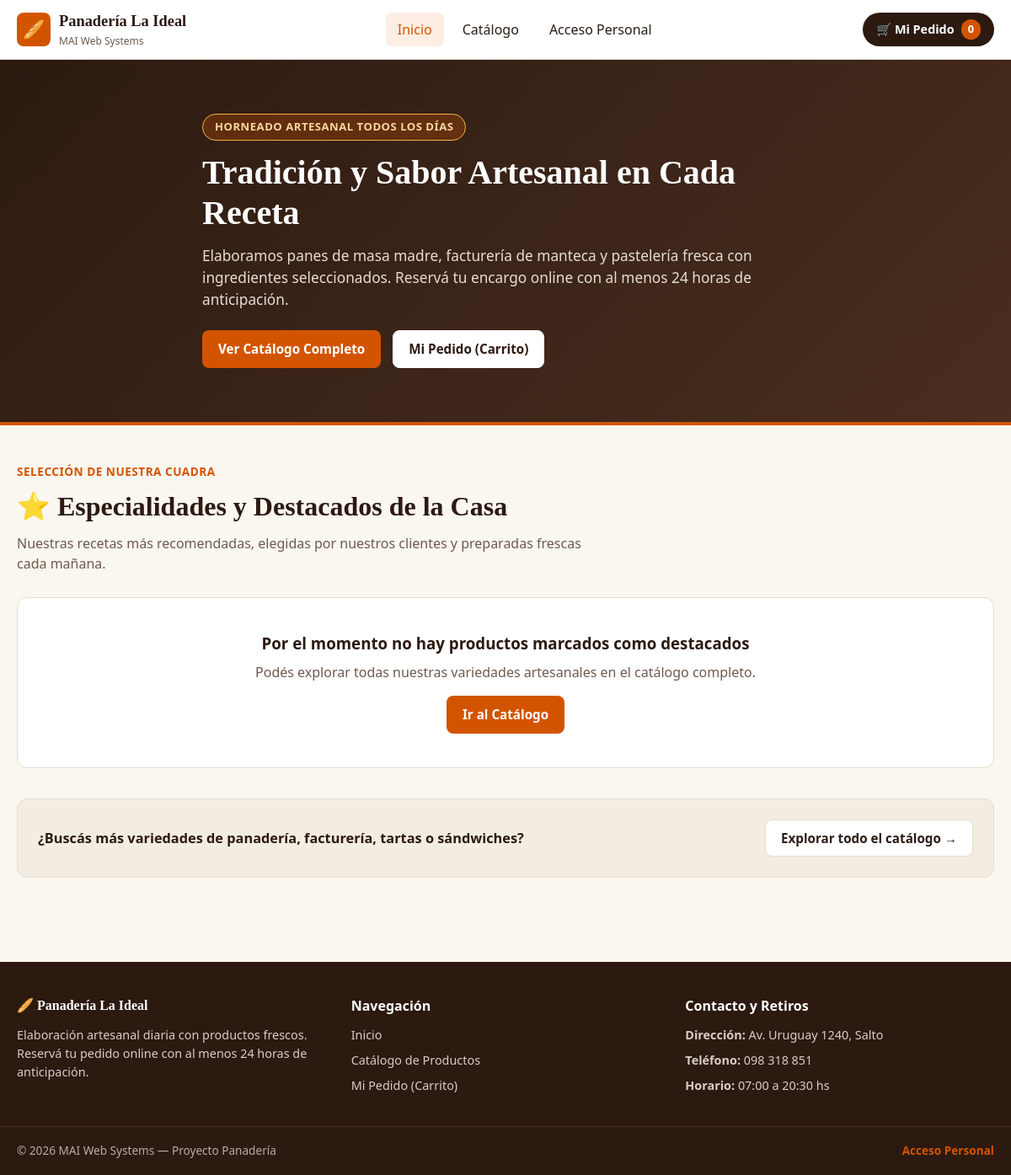
Before: / with the older database file.
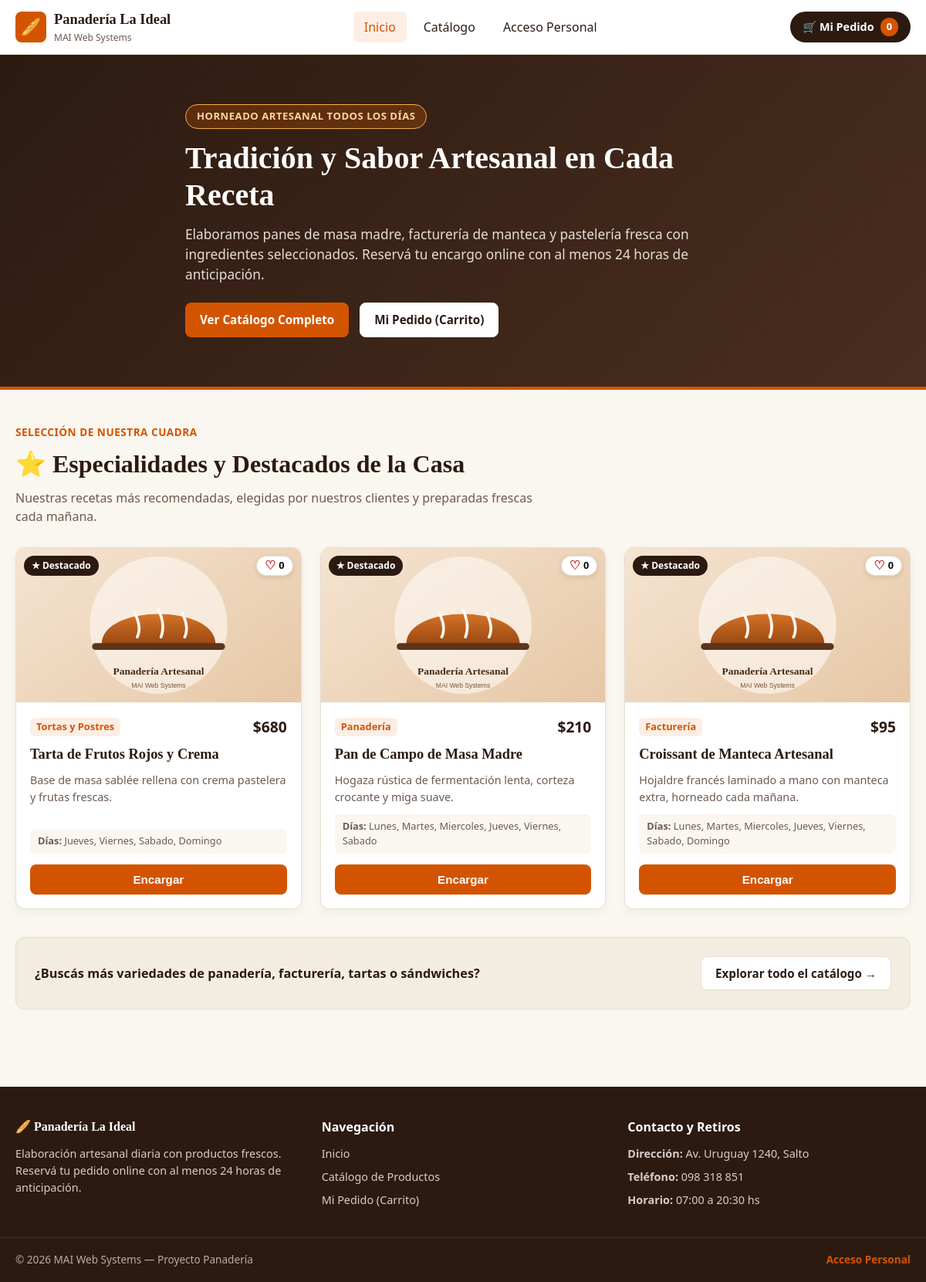
After: the same page with the newer database file.
### tables this page shows
CREATE TABLE productos (
  id_producto int(11) PRIMARY KEY AUTO_INCREMENT,
  nombre varchar(100) NOT NULL,
  descripcion text DEFAULT NULL,
  precio int(11) NOT NULL,
  categoria varchar(50) NOT NULL,
  imagen_url varchar(255) DEFAULT NULL,
  disponible tinyint(1) DEFAULT 1,
  destacado tinyint(1) DEFAULT 0,
  dias_habilitados varchar(150) DEFAULT 'Lunes,Martes,Miercoles,Jueves,Viernes,Sabado,Domingo',
  activo tinyint(1) DEFAULT 1,
  KEY idx_productos_catalogo (activo, disponible, destacado, categoria)
);

### index.php (the view, shortened to what the changed rows need)
<?php
require_once 'config/conexion.php';
$productos_destacados = array();
$sql_destacados = "SELECT id_producto, nombre, descripcion, precio, categoria, imagen_url, disponible, destacado, dias_habilitados
                   FROM productos
                   WHERE destacado = 1 AND (activo = 1 OR activo IS NULL)
                   ORDER BY id_producto DESC";
$stmt_dest = $conexion->prepare($sql_destacados);
if ($stmt_dest) {
    $stmt_dest->execute();
    $resultado_destacados = $stmt_dest->get_result();
    while ($fila = $resultado_destacados->fetch_assoc()) {
        $productos_destacados[] = $fila;
    }
}
require_once 'includes/header_publico.php';
?>
<section class="hero-inicio">
    <div class="contenedor hero-contenido">
        <h1>Tradición y Sabor Artesanal en Cada Receta</h1>
    </div>
</section>
<section class="seccion-destacados contenedor">
    <div class="destacados-encabezado">
        <h2 class="titulo-seccion">⭐ Especialidades y Destacados de la Casa</h2>
    </div>
    <?php if (empty($productos_destacados)): ?>
        <div class="mensaje-vacio">
            <h3>Por el momento no hay productos marcados como destacados</h3>
            <p>Podés explorar todas nuestras variedades artesanales en el catálogo completo.</p>
            <a href="catalogo.php" class="btn btn-primario">Ir al Catálogo</a>
        </div>
    <?php else: ?>
        <div class="catalogo-grid">
            <?php foreach ($productos_destacados as $prod): ?>
                <?php
                    $esta_agotado = ((int)$prod["disponible"] === 0);
                    $ruta_imagen = !empty($prod["imagen_url"]) ? $prod["imagen_url"] : "assets/img/productos/default_panaderia.svg";
                ?>
                <article class="tarjeta-producto <?php echo $esta_agotado ? 'producto-agotado' : ''; ?>">
                    <div class="tarjeta-imagen-caja">
                        <img
                            src="<?php echo htmlspecialchars($ruta_imagen, ENT_QUOTES, 'UTF-8'); ?>"
                            alt="<?php echo htmlspecialchars($prod["nombre"], ENT_QUOTES, 'UTF-8'); ?>"
                            class="tarjeta-imagen"
                            loading="lazy"
                            onerror="this.src='assets/img/productos/default_panaderia.svg';"
                        >
                        <div class="tarjeta-etiquetas">
                            <span class="etiqueta etiqueta-destacado">★ Destacado</span>
                        </div>
                        <button type="button" class="btn-like" data-id="<?php echo (int)$prod["id_producto"]; ?>" aria-label="Me gusta">
                            <span class="corazon-icono">♡</span>
                            <span class="like-contador">0</span>
                        </button>
                    </div>
                    <div class="tarjeta-cuerpo">
                        <div class="tarjeta-fila-superior">
                            <span class="tarjeta-categoria"><?php echo htmlspecialchars($prod["categoria"], ENT_QUOTES, 'UTF-8'); ?></span>
                            <span class="tarjeta-precio">$<?php echo (int)$prod["precio"]; ?></span>
                        </div>
                        <h3 class="tarjeta-titulo"><?php echo htmlspecialchars($prod["nombre"], ENT_QUOTES, 'UTF-8'); ?></h3>
                        <p class="tarjeta-descripcion"><?php echo htmlspecialchars($prod["descripcion"], ENT_QUOTES, 'UTF-8'); ?></p>
                        <p class="tarjeta-dias">
                            <strong>Días:</strong> <?php echo htmlspecialchars(str_replace(",", ", ", $prod["dias_habilitados"]), ENT_QUOTES, 'UTF-8'); ?>
                        </p>
                        <div class="tarjeta-acciones">
                            <?php if ($esta_agotado): ?>
                                <button type="button" class="btn btn-agotado" disabled>Agotado</button>
                            <?php else: ?>
                                <form action="acciones/carrito_agregar.php" method="POST" class="form-agregar-carrito">
                                    <button type="submit" class="btn btn-primario btn-bloque">Encargar</button>
                                </form>
                            <?php endif; ?>
                        </div>
                    </div>
                </article>
            <?php endforeach; ?>
        </div>
    <?php endif; ?>
</section>
<?php
require_once 'includes/footer.php';
?>

Changed rows visible on the page:
added productos: imagen_url (placeholder picture), categoria "Tortas y Postres", precio "680", nombre "Tarta de Frutos Rojos y Crema", descripcion "Base de masa sablée rellena con crema pastelera y frutas frescas.", dias_habilitados "Jueves, Viernes, Sabado, Domingo"
added productos: imagen_url (placeholder picture), categoria "Panadería", precio "210", nombre "Pan de Campo de Masa Madre", descripcion "Hogaza rústica de fermentación lenta, corteza crocante y miga suave.", dias_habilitados "Lunes, Martes, Miercoles, Jueves, Viernes, Sabado"
added productos: imagen_url (placeholder picture), categoria "Facturería", precio "95", nombre "Croissant de Manteca Artesanal", descripcion "Hojaldre francés laminado a mano con manteca extra, horneado cada mañana.", dias_habilitados "Lunes, Martes, Miercoles, Jueves, Viernes, Sabado, Domingo"
Other visible differences:
text no longer shown: "Por el momento no hay productos marcados como destacados Podés explorar todas nuestras variedades artesanales en el catálogo completo. Ir al Catálogo"
